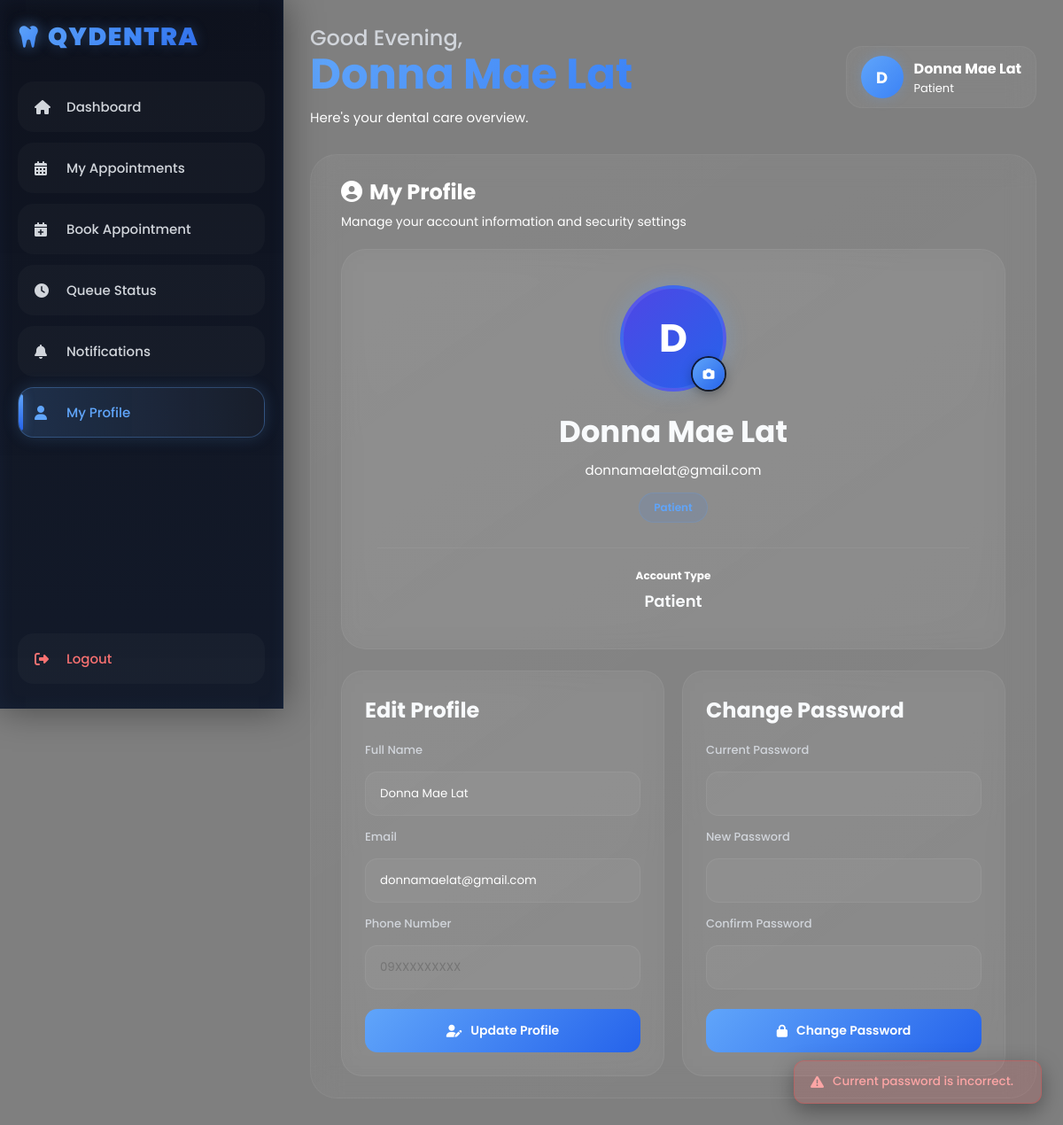
The page /patient/profile.php?error=wrong_password (signed in) on the database its author committed.
### tables this page shows
CREATE TABLE `patients` (
  `patient_id` varchar(10) NOT NULL,
  `full_name` varchar(100) NOT NULL,
  `email` varchar(100) NOT NULL,
  `password` varchar(255) NOT NULL,
  `role` varchar(50) DEFAULT 'patient',
  `profile_photo` text DEFAULT NULL,
  `status` enum('active','inactive') NOT NULL DEFAULT 'active',
  `phone_number` varchar(20) DEFAULT NULL,
  `created_at` timestamp NOT NULL DEFAULT current_timestamp(),
  `medical_history` text DEFAULT NULL,
  `odontogram_data` text DEFAULT NULL,
  PRIMARY KEY (`patient_id`),
  UNIQUE KEY `email` (`email`)
);

### patient/profile.php (the view, shortened to what this page needs)
<?php
include("../includes/auth_check.php");
$user_id = $_SESSION['user_id'];
$sql = "SELECT * FROM patients WHERE patient_id='$user_id'";
$result = mysqli_query($conn,$sql);
$user = mysqli_fetch_assoc($result);
?>
<?php include("../includes/header.php"); ?>
<body>
<?php include("../includes/sidebar.php"); ?>
<div class="main">
<?php include("../includes/topbar.php"); ?>
<div class="table-container hover-glow">
    <div class="table-header">
        <div>
            <h2><i class="fa-solid fa-user-circle" style="color:#ffffff; margin-right:8px;"></i>My Profile</h2>
            <p>Manage your account information and security settings</p>
        </div>
    </div>
    <div class="profile-hero-card">
        <div class="profile-avatar-wrapper">
            <form
                action="upload_profile_photo.php"
                method="POST"
                enctype="multipart/form-data"
                id="photoForm">
                <div class="profile-avatar-shell">
                    <div class="profile-avatar">
                        <?php if(!empty($user['profile_photo'])){ ?>
                            <img
                                src="../uploads/profile/<?php echo htmlspecialchars($user['profile_photo']); ?>"
                                class="profile-avatar-img"
                                onerror="this.style.display='none';document.getElementById('profile-initial-span').style.display='flex'">
                            <span id="profile-initial-span" class="profile-initial" style="display:none;">
                                <?php echo strtoupper(substr($user['full_name'] ?? 'U', 0, 1)); ?>
                            </span>
                        <?php } else { ?>
                            <span id="profile-initial-span" class="profile-initial">
                                <?php echo strtoupper(substr($user['full_name'] ?? 'U', 0, 1)); ?>
                            </span>
                        <?php } ?>
                    </div>
                    <label
                        for="profilePhoto"
                        class="avatar-camera-btn"
                        title="Change profile photo">
                        <i class="fa-solid fa-camera"></i>
                    </label>
                </div>
            </form>
        </div>
        <div class="profile-hero-content">
            <h2 class="profile-name">
                <?php echo $user['full_name']; ?>
            </h2>
            <p class="profile-email">
                <?php echo $user['email']; ?>
            </p>
            <span class="role-badge">
            </span>
            <div class="profile-info-box">
                <div class="profile-info-item">
                    <strong>Account Type</strong>
                    <p><?php echo ucfirst($user['role']); ?></p>
                </div>
            </div>
        </div>
    </div>
    <div class="profile-actions-grid">
        <div class="profile-card">
            <h3 class="profile-section-title">
                Edit Profile
            </h3>
            <form
                method="POST"
                action="update_profile.php"
                class="profile-form">
                <label>Full Name</label>
                <input
                    type="text"
                    name="full_name"
                    value="<?php echo $user['full_name']; ?>"
                    required
                >
                <label>Email</label>
                <input
                    type="email"
                    name="email"
                    value="<?php echo $user['email']; ?>"
                    required
                >
                <label>Phone Number</label>
                <input
                type="text"
                name="phone_number"
                value="<?php echo $user['phone_number'] ?? ''; ?>"
                placeholder="09XXXXXXXXX"
                >
                <button
                    type="submit"
                    class="profile-btn">
                    <i class="fa-solid fa-user-pen"></i>
                    Update Profile
                </button>
            </form>
        </div>
        <div class="profile-card">
            <h3 class="profile-section-title">
                Change Password
            </h3>
            <form
                method="POST"
                action="change_password.php"
                class="profile-form">
                <label>Current Password</label>
                <input
                    type="password"
                    name="current_password"
                    required
                >
                <label>New Password</label>
                <input
                    type="password"
                    name="new_password"
                    required
                >
                <label>Confirm Password</label>
                <input
                    type="password"
                    name="confirm_password"
                    required
                >
                <button
                    type="submit"
                    class="profile-btn">
                    <i class="fa-solid fa-lock"></i>
                    Change Password
                </button>
            </form>
        </div>
    </div>
</div>
</div>
</body>
</html>

### rows shown on the page
patients: full_name "D", full_name "Donna Mae Lat", email "donnamaelat@gmail.com", role "Patient"

### other values the page prints
$greeting "Good Evening"
$name "Donna Mae Lat"
$initial "D"
